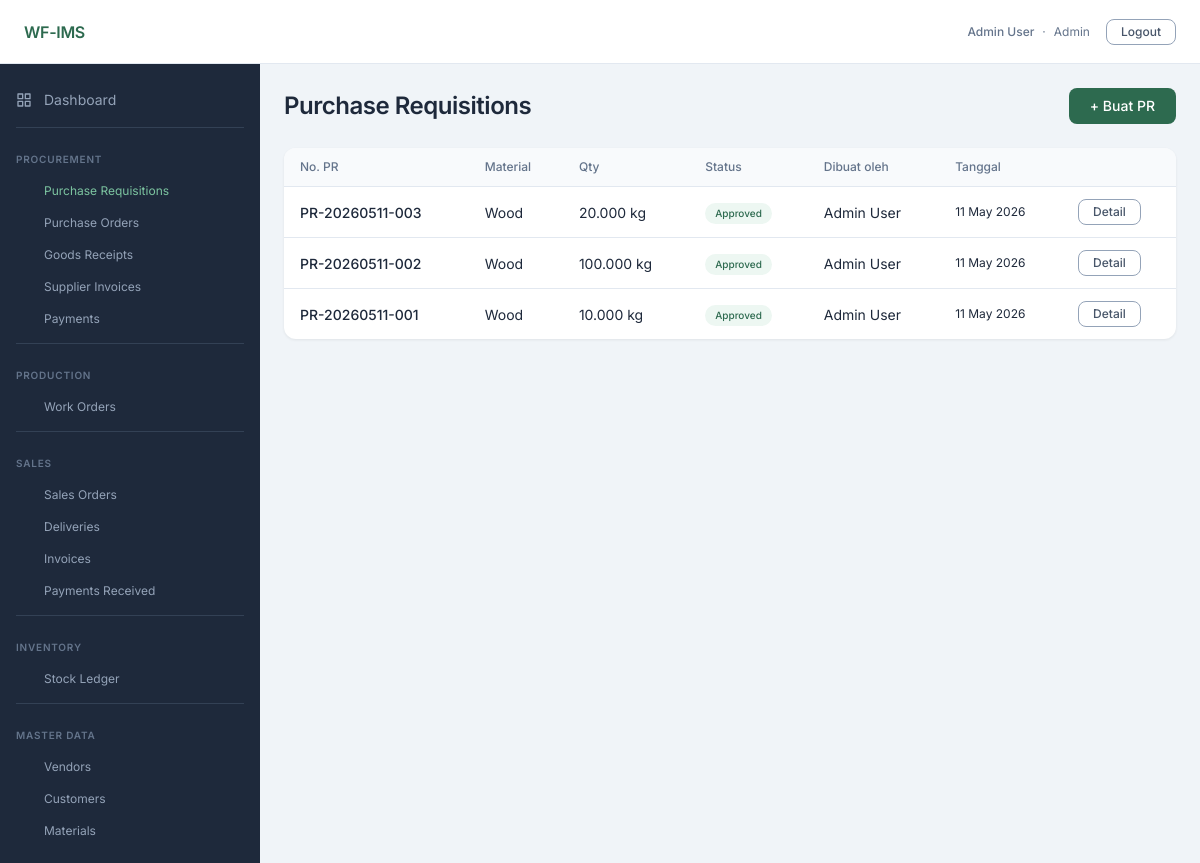
The page /procurement/pr (signed in) on the database its author committed.
### app/models/user.py (models this page shows, shortened)
class User(UserMixin, db.Model):
    __tablename__ = 'users'
    id = db.Column(db.Integer, primary_key=True)
    email = db.Column(db.String(120), unique=True, nullable=False)
    password_hash = db.Column(db.String(256), nullable=False)
    full_name = db.Column(db.String(100), nullable=False)
    role = db.Column(db.Enum(UserRole), nullable=False)
    is_active = db.Column(db.Boolean, default=True, nullable=False)
    created_at = db.Column(db.DateTime, default=lambda: datetime.now(timezone.utc), nullable=False)

### app/models/procurement.py (models this page shows)
class PurchaseRequisition(db.Model):
    __tablename__ = 'purchase_requisitions'
    id = db.Column(db.Integer, primary_key=True)
    pr_number = db.Column(db.String(20), unique=True, nullable=False)
    material_id = db.Column(db.Integer, db.ForeignKey('materials.id'), nullable=False)
    qty = db.Column(db.Numeric(12, 3), nullable=False)
    unit = db.Column(db.String(10), nullable=False)
    reason = db.Column(db.Text)
    status = db.Column(db.Enum(PRStatus), nullable=False, default=PRStatus.draft)
    requested_by = db.Column(db.Integer, db.ForeignKey('users.id'), nullable=False)
    approved_by = db.Column(db.Integer, db.ForeignKey('users.id'), nullable=True)
    approved_at = db.Column(db.DateTime, nullable=True)
    created_at = db.Column(db.DateTime, default=lambda: datetime.now(timezone.utc), nullable=False)
    material = db.relationship('Material', backref='purchase_requisitions')
    requester = db.relationship('User', foreign_keys=[requested_by], backref='requisitions_made')
    approver = db.relationship('User', foreign_keys=[approved_by], backref='requisitions_approved')
    purchase_orders = db.relationship('PurchaseOrder', backref='purchase_requisition', lazy='dynamic')

### app/models/master.py (models this page shows)
class Material(db.Model):
    __tablename__ = 'materials'
    id = db.Column(db.Integer, primary_key=True)
    name = db.Column(db.String(100), nullable=False)
    unit = db.Column(db.String(10), nullable=False)  # kg|ton|bag
    reorder_point = db.Column(db.Numeric(12, 3), default=0)
    material_type = db.Column(db.Enum(MaterialType), nullable=False)
    created_at = db.Column(db.DateTime, default=lambda: datetime.now(timezone.utc), nullable=False)
    bom_as_fg = db.relationship(
        'BOMItem', foreign_keys='BOMItem.fg_material_id',
        backref='fg_material', lazy='dynamic',
    )
    bom_as_rm = db.relationship(
        'BOMItem', foreign_keys='BOMItem.rm_material_id',
        backref='rm_material', lazy='dynamic',
    )

### app/blueprints/procurement/routes.py (the view)
@bp.route('/pr')
@login_required
def pr_list():
    prs = PurchaseRequisition.query.order_by(PurchaseRequisition.created_at.desc()).all()
    return render_template('procurement/pr_list.html', prs=prs)

### app/models/user.py (called while the page is built)
@login_manager.user_loader
def load_user(user_id):
    return User.query.get(int(user_id))

### app/templates/procurement/pr_list.html (shortened to what this page needs)
{% extends 'base.html' %}
{% block content %}
{% set sbadge = {'draft':'badge-warning','submitted':'badge-info','approved':'badge-success','rejected':'badge-danger'} %}
<div class="page-header">
  <h1 class="page-title">Purchase Requisitions</h1>
  <a href="{{ url_for('procurement.pr_new') }}" class="btn btn-primary">+ Buat PR</a>
</div>
<div class="table-wrapper">
  <table class="table">
    <thead>
      <tr>
        <th>No. PR</th>
        <th>Material</th>
        <th>Qty</th>
        <th>Status</th>
        <th>Dibuat oleh</th>
        <th>Tanggal</th>
        <th></th>
      </tr>
    </thead>
    <tbody>
      {% for pr in prs %}
      <tr>
        <td class="fw-medium">{{ pr.pr_number }}</td>
        <td>{{ pr.material.name }}</td>
        <td>{{ pr.qty }} {{ pr.unit }}</td>
        <td>
          <span class="badge {{ sbadge.get(pr.status.value, 'badge-neutral') }}">
            {{ pr.status.value | replace('_',' ') | title }}
          </span>
        </td>
        <td>{{ pr.requester.full_name }}</td>
        <td class="text-sm text-muted">{{ pr.created_at.strftime('%d %b %Y') }}</td>
        <td>
          <a href="{{ url_for('procurement.pr_detail', pr_id=pr.id) }}" class="btn btn-secondary btn-sm">Detail</a>
        </td>
      </tr>
      {% else %}
      <tr>
        <td colspan="7" class="text-center text-muted">Belum ada Purchase Requisition.</td>
      </tr>
      {% endfor %}
    </tbody>
  </table>
</div>
{% endblock %}

### app/templates/partials/navbar.html
<nav class="navbar">
  <span class="navbar-brand">WF-IMS</span>
  <div class="navbar-right">
    {% if current_user.is_authenticated %}
      <div class="navbar-user">
        <span class="fw-medium">{{ current_user.full_name }}</span>
        <span class="text-muted">·</span>
        <span class="text-muted">{{ current_user.role.value | title }}</span>
      </div>
      <a href="{{ url_for('auth.logout') }}" class="btn btn-secondary btn-sm">Logout</a>
    {% endif %}
  </div>
</nav>

### static/css/tokens.css (style rules this page uses)
:root { --color-primary-900: #1a3d2e; --color-primary-800: #1f4d39; --color-primary-700: #245c43; --color-primary-600: #2D6A4F; --color-primary-500: #3a8a66; --color-primary-400: #52a880; --color-primary-300: #7cc4a0; --color-primary-200: #a8dbbf; --color-primary-100: #d4eedf; --color-primary-50: #edf7f2; --color-secondary-900: #0f172a; --color-secondary-800: #1e293b; --color-secondary-700: #334155; --color-secondary-600: #475569; --color-secondary-500: #64748b; --color-secondary-400: #94a3b8; --color-secondary-300: #cbd5e1; --color-secondary-200: #e2e8f0; --color-secondary-100: #f1f5f9; --color-secondary-50: #f8fafc; --color-tertiary-900: #78350f; --color-tertiary-800: #92400e; --color-tertiary-700: #b45309; --color-tertiary-600: #D97706; --color-tertiary-500: #f59e0b; --color-tertiary-400: #fbbf24; --color-tertiary-300: #fcd34d; --color-tertiary-200: #fde68a; --color-tertiary-100: #fef3c7; --color-tertiary-50: #fffbeb; --color-neutral-900: #1e2a5e; --color-neutral-800: #2d3a7a; --color-neutral-700: #4050a0; --color-neutral-600: #6474BB; --color-neutral-500: #7b8fd0; --color-neutral-400: #9daade; --color-neutral-300: #bec7eb; --color-neutral-200: #dde2f4; --color-neutral-100: #eef0f9; --color-neutral-50: #f6f7fd; --color-success: var(--color-primary-600); --color-warning: var(--color-tertiary-600); --color-danger: #dc2626; --color-info: var(--color-neutral-600); --color-bg-page: #f0f4f8; --color-bg-card: #ffffff; --color-bg-sidebar: var(--color-secondary-800); --color-text-primary: var(--color-secondary-800); --color-text-muted: var(--color-secondary-500); --color-border: var(--color-secondary-200); --font-family-base: 'Inter', sans-serif; --text-display-size: 36px; --text-display-weight: 700; --text-display-tracking: -0.72px; --text-h1-size: 24px; --text-h1-weight: 600; --text-h1-tracking: -0.48px; --text-h2-size: 20px; --text-h2-weight: 500; --text-h2-tracking: -0.40px; --text-h3-size: 16px; --text-h3-weight: 500; --text-h3-tracking: -0.32px; --text-p1-size: 14px; --text-p1-weight: 400; --text-p1-tracking: 0; --text-p2-size: 12px; --text-p2-weight: 400; --text-p2-tracking: 0; --text-p3-size: 10px; --text-p3-weight: 400; --text-p3-tracking: 0; --space-1: 4px; --space-2: 8px; --space-3: 12px; --space-4: 16px; --space-5: 20px; --space-6: 24px; --space-8: 32px; --space-10: 40px; --space-12: 48px; --space-16: 64px; }

### static/css/base.css (style rules this page uses)
*, *::before, *::after { box-sizing: border-box; margin: 0; padding: 0; }
html { font-size: 16px; -webkit-text-size-adjust: 100%; }
body { font-family: var(--font-family-base); font-size: var(--text-p1-size); font-weight: var(--text-p1-weight); color: var(--color-text-primary); background: var(--color-bg-page); line-height: 1.5; -webkit-font-smoothing: antialiased; }
a { color: var(--color-primary-600); text-decoration: none; }
h1 { font-size: var(--text-h1-size); font-weight: var(--text-h1-weight); letter-spacing: var(--text-h1-tracking); color: var(--color-text-primary); }

### static/css/layout.css (style rules this page uses)
.navbar { height: 64px; background: #fff; border-bottom: 1px solid var(--color-border); display: flex; align-items: center; justify-content: space-between; padding: 0 var(--space-6); flex-shrink: 0; z-index: 100; }
.navbar-brand { font-size: var(--text-h3-size); font-weight: 600; color: var(--color-primary-600); letter-spacing: -0.3px; }
.navbar-right { display: flex; align-items: center; gap: var(--space-4); font-size: var(--text-p2-size); color: var(--color-text-muted); }
.navbar-user { display: flex; align-items: center; gap: var(--space-2); }
.page-header { display: flex; align-items: center; justify-content: space-between; margin-bottom: var(--space-6); }
.page-title { font-size: var(--text-h1-size); font-weight: var(--text-h1-weight); letter-spacing: var(--text-h1-tracking); color: var(--color-text-primary); }

### rows shown on the page
User: full_name "Admin User", role.value "Admin"
PurchaseRequisition: pr_number "PR-20260511-003", material.name "Wood", qty "20.000", unit "kg", status.value "Approved", requester.full_name "Admin User", created_at "11 May 2026"
PurchaseRequisition: pr_number "PR-20260511-002", material.name "Wood", qty "100.000", unit "kg", status.value "Approved", requester.full_name "Admin User", created_at "11 May 2026"
PurchaseRequisition: pr_number "PR-20260511-001", material.name "Wood", qty "10.000", unit "kg", status.value "Approved", requester.full_name "Admin User", created_at "11 May 2026"
